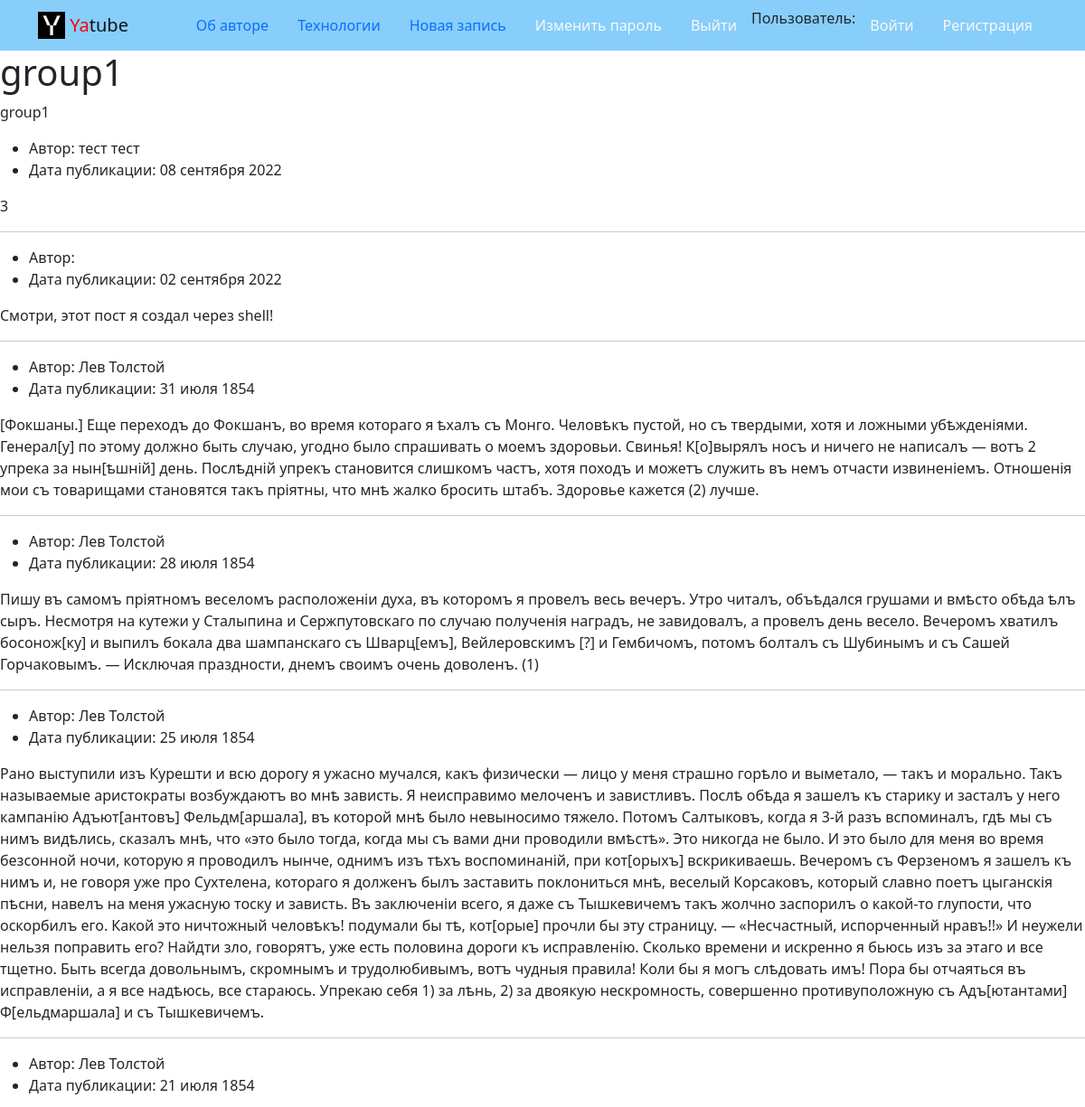
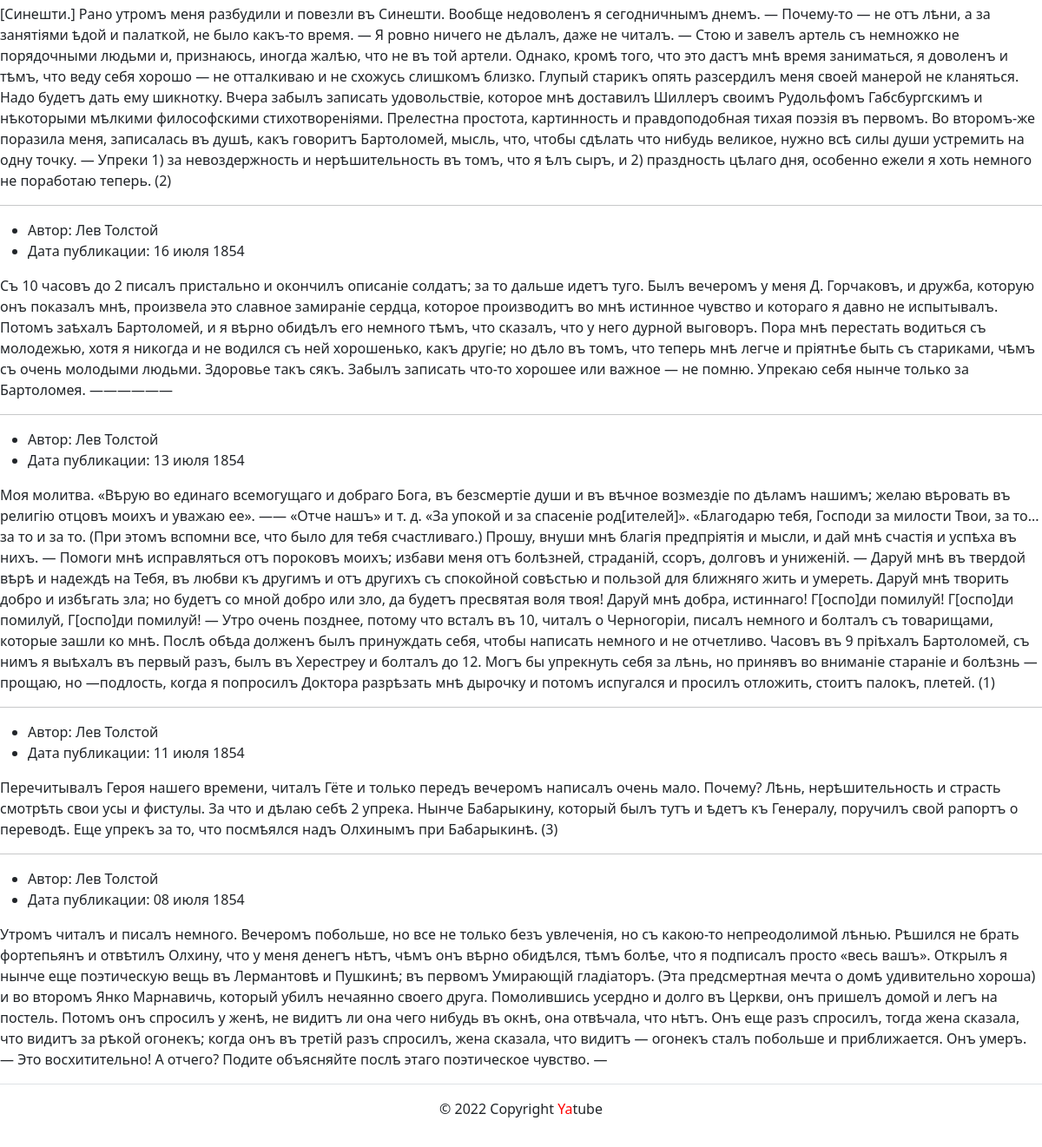
The app's page /group/group1 with its own data (2 pictures, top to bottom).
### posts/models.py (models this page shows, shortened)
class Group(models.Model):
    title = models.CharField(max_length=200)
    slug = models.SlugField(unique=True)
    description = models.TextField()

class Post(models.Model):
    text = models.TextField()
    pub_date = models.DateTimeField(auto_now_add=True)
    author = models.ForeignKey(
        User, on_delete=models.CASCADE, related_name="posts"
    )
    group = models.ForeignKey(
        Group,
        on_delete=models.SET_NULL,
        blank=True,
        null=True,
        related_name="posts"
    )

### posts/views.py (the view)
# urls.py: path('group/<slug>', views.group_posts, name='postsname'),
def group_posts(request, slug):
    group = get_object_or_404(Group, slug=slug)
    template = 'posts/group_list.html'
    posts = Post.objects.filter(group=group).order_by('-pub_date')[:MESSAGE_N]
    context = {
        'group': group,
        'posts': posts,
    }
    return render(request, template, context)

### templates/posts/group_list.html (shortened to what this page needs)
{% extends 'base.html' %}
{% block content %}
    <h1>{{ group.title }}</h1>
    <p>{{ group.description }}</p>
    {% for post in posts %}
      <ul>
        <li>
          Автор: {{ post.author.get_full_name }}
        </li>
        <li>
          Дата публикации: {{ post.pub_date|date:"d E Y" }}
        </li>
      </ul>
  <p>{{ post.text }}</p>
    {% if not forloop.last %}<hr>{% endif %}
    {% endfor %}
{% endblock %}

### records on screen
Group: title "group1", description "group1"
Post: author.get_full_name "тест тест", pub_date "08 сентября 2022", text "3"
Post: pub_date "02 сентября 2022", text "Смотри, этот пост я создал через shell!"
Post: author.get_full_name "Лев Толстой", pub_date "31 июля 1854", text "[Фокшаны.] Еще переходъ до Фокшанъ, во время котораго я ѣхалъ съ Монго. Человѣкъ пустой, но съ твердыми, хотя и ложными убѣжденіями. Генерал[у] по этому должно быть случаю, угодно было спрашивать о моемъ здоровьи. Свинья! К[о]вырялъ носъ и ничего не написалъ — вотъ 2 упрека за нын[ѣшній] день. Послѣдній упрекъ становится слишкомъ частъ, хотя походъ и можетъ служить въ немъ отчасти извиненіемъ. Отношенія мои съ товарищами становятся такъ пріятны, что мнѣ жалко бросить штабъ. Здоровье кажется (2) лучше."
Post: author.get_full_name "Лев Толстой", pub_date "28 июля 1854", text "Пишу въ самомъ пріятномъ веселомъ расположеніи духа, въ которомъ я провелъ весь вечеръ. Утро читалъ, объѣдался грушами и вмѣсто обѣда ѣлъ сыръ. Несмотря на кутежи у Сталыпина и Сержпутовскаго по случаю полученія наградъ, не завидовалъ, а провелъ день весело. Вечеромъ хватилъ босонож[ку] и выпилъ бокала два шампанскаго съ Шварц[емъ], Вейлеровскимъ [?] и Гембичомъ, потомъ болталъ съ Шубинымъ и съ Сашей Горчаковымъ. — Исключая праздности, днемъ своимъ очень доволенъ. (1)"
Post: author.get_full_name "Лев Толстой", pub_date "25 июля 1854", text "Рано выступили изъ Курешти и всю дорогу я ужасно мучался, какъ физически — лицо у меня страшно горѣло и выметало, — такъ и морально. Такъ называемые аристократы возбуждаютъ во мнѣ зависть. Я неисправимо мелоченъ и завистливъ. Послѣ обѣда я зашелъ къ старику и засталъ у него кампанію Адъют[антовъ] Фельдм[аршала], въ которой мнѣ было невыносимо тяжело. Потомъ Салтыковъ, когда я 3-й разъ вспоминалъ, гдѣ мы съ нимъ видѣлись, сказалъ мнѣ, что «это было тогда, когда мы съ вами дни проводили вмѣстѣ». Это никогда не было. И это было для меня во время безсонной ночи, которую я проводилъ нынче, однимъ изъ тѣхъ воспоминаній, при кот[орыхъ] вскрикиваешь. Вечеромъ съ Ферзеномъ я зашелъ къ нимъ и, не…"
Post: author.get_full_name "Лев Толстой", pub_date "21 июля 1854", text "[Синешти.] Рано утромъ меня разбудили и повезли въ Синешти. Вообще недоволенъ я сегодничнымъ днемъ. — Почему-то — не отъ лѣни, а за занятіями ѣдой и палаткой, не было какъ-тο время. — Я ровно ничего не дѣлалъ, даже не читалъ. — Стою и завелъ артель съ немножко не порядочными людьми и, признаюсь, иногда жалѣю, что не въ той артели. Однако, кромѣ того, что это дастъ мнѣ время заниматься, я доволенъ и тѣмъ, что веду себя хорошо — не отталкиваю и не схожусь слишкомъ близко. Глупый старикъ опять разсердилъ меня своей манерой не кланяться. Надо будетъ дать ему шикнотку. Вчера забылъ записать удовольствіе, которое мнѣ доставилъ Шиллеръ своимъ Рудольфомъ Габсбургскимъ и нѣкоторыми мѣлкими…"
Post: author.get_full_name "Лев Толстой", pub_date "16 июля 1854", text "Съ 10 часовъ до 2 писалъ пристально и окончилъ описаніе солдатъ; за то дальше идетъ туго. Былъ вечеромъ у меня Д. Горчаковъ, и дружба, которую онъ показалъ мнѣ, произвела это славное замираніе сердца, которое производитъ во мнѣ истинное чувство и котораго я давно не испытывалъ. Потомъ заѣхалъ Бартоломей, и я вѣрно обидѣлъ его немного тѣмъ, что сказалъ, что у него дурной выговоръ. Пора мнѣ перестать водиться съ молодежью, хотя я никогда и не водился съ ней хорошенько, какъ другіе; но дѣло въ томъ, что теперь мнѣ легче и пріятнѣе быть съ стариками, чѣмъ съ очень молодыми людьми. Здоровье такъ сякъ. Забылъ записать что-то хорошее или важное — не помню. Упрекаю себя нынче только за Бартоломея.…"
Post: author.get_full_name "Лев Толстой", pub_date "13 июля 1854", text "Моя молитва. «Вѣрую во единаго всемогущаго и добраго Бога, въ безсмертіе души и въ вѣчное возмездіе по дѣламъ нашимъ; желаю вѣровать въ религію отцовъ моихъ и уважаю ее». —— «Отче нашъ» и т. д. «За упокой и за спасеніе род[ителей]». «Благодарю тебя, Господи за милости Твои, за то... за то и за то. (При этомъ вспомни все, что было для тебя счастливаго.) Прошу, внуши мнѣ благія предпріятія и мысли, и дай мнѣ счастія и успѣха въ нихъ. — Помоги мнѣ исправляться отъ пороковъ моихъ; избави меня отъ болѣзней, страданій, ссоръ, долговъ и униженій. — Даруй мнѣ въ твердой вѣрѣ и надеждѣ на Тебя, въ любви къ другимъ и отъ другихъ съ спокойной совѣстью и пользой для ближняго жить и умереть. Даруй мнѣ…"
Post: author.get_full_name "Лев Толстой", pub_date "11 июля 1854", text "Перечитывалъ Героя нашего времени, читалъ Гёте и только передъ вечеромъ написалъ очень мало. Почему? Лѣнь, нерѣшительность и страсть смотрѣть свои усы и фистулы. За что и дѣлаю себѣ 2 упрека. Нынче Бабарыкину, который былъ тутъ и ѣдетъ къ Генералу, поручилъ свой рапортъ о переводѣ. Еще упрекъ за то, что посмѣялся надъ Олхинымъ при Бабарыкинѣ. (3)"
Post: author.get_full_name "Лев Толстой", pub_date "08 июля 1854", text "Утромъ читалъ и писалъ немного. Вечеромъ побольше, но все не только безъ увлеченія, но съ какою-то непреодолимой лѣнью. Рѣшился не брать фортепьянъ и отвѣтилъ Олхину, что у меня денегъ нѣтъ, чѣмъ онъ вѣрно обидѣлся, тѣмъ болѣе, что я подписалъ просто «весь вашъ». Открылъ я нынче еще поэтическую вещь въ Лермантовѣ и Пушкинѣ; въ первомъ Умирающій гладіаторъ. (Эта предсмертная мечта о домѣ удивительно хороша) и во второмъ Янко Марнавичь, который убилъ нечаянно своего друга. Помолившись усердно и долго въ Церкви, онъ пришелъ домой и легъ на постель. Потомъ онъ спросилъ у женѣ, не видитъ ли она чего нибудь въ окнѣ, она отвѣчала, что нѣтъ. Онъ еще разъ спросилъ, тогда жена сказала, что видитъ за…"
